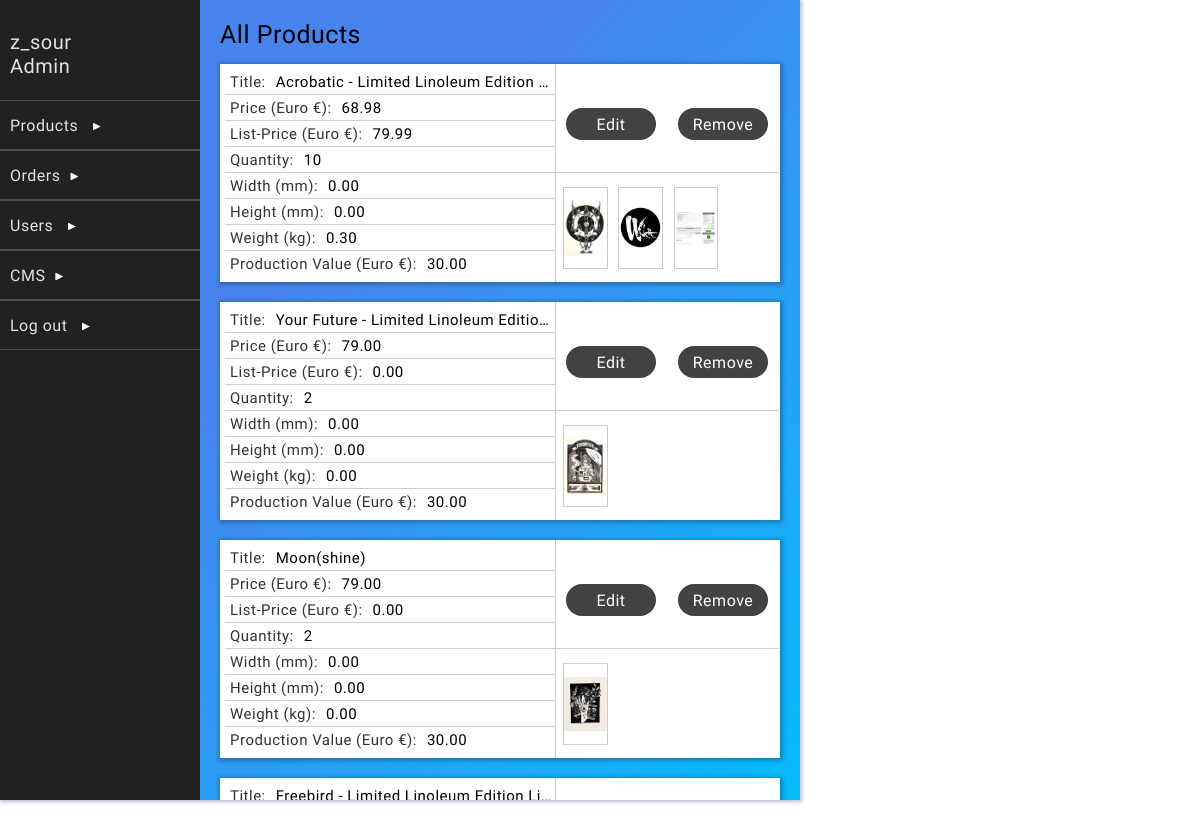
The app's page /dashboardExtensions/all-products.php (signed in) with its own data.
### tables this page shows
CREATE TABLE `users` (
  `id` int(11) NOT NULL,
  `username` varchar(20) NOT NULL,
  `password` varchar(64) NOT NULL,
  `salt` varchar(32) NOT NULL,
  `name` varchar(50) NOT NULL,
  `joined` datetime NOT NULL,
  `groups` int(11) NOT NULL
);

CREATE TABLE `products` (
  `id` int(5) NOT NULL,
  `title` varchar(255) NOT NULL,
  `price` decimal(10,2) NOT NULL,
  `list_price` decimal(10,2) NOT NULL,
  `category` int(5) NOT NULL,
  `image` text NOT NULL,
  `description` text NOT NULL,
  `archived` int(5) NOT NULL,
  `created` datetime NOT NULL,
  `updated` datetime NOT NULL,
  `width` decimal(10,2) NOT NULL,
  `height` decimal(10,2) NOT NULL,
  `weight` decimal(10,2) NOT NULL,
  `production_value` decimal(10,2) NOT NULL,
  `quantity` int(11) NOT NULL,
  `live` int(5) NOT NULL DEFAULT 1,
  `order_of_product` int(5) NOT NULL DEFAULT 0
);

### classes/Config.php (called while the page is built)
<?php
    class Config{
        public static function get($path = null){
            if($path){
                $config = $GLOBALS['config'];
                $path = explode('/', $path);
                foreach($path as $bit){
                    if(isset($config[$bit])){
                        $config = $config[$bit];
                    }
                }
                return $config;
            }
            return false;
        }
    }
?>

### classes/DB.php (called while the page is built, shortened)
<?php
    class DB{
        private static $_instance = null;
        private $_pdo,
                $_query,
                $_error = false,
                $_results,
                $_count = 0;
        private function __construct(){
            try{
                $this->_pdo = new PDO('mysql:host='. Config::get("mysql/host") .';dbname='. Config::get("mysql/db").';charset=utf8',
                Config::get("mysql/username"), Config::get("mysql/password"));
            }
            catch(PDOException $e){
                die($e->getMessage());
            }
        }
        public static function getInstance(){
            if(!isset(self::$_instance)){
                self::$_instance = new DB();
            }
            return self::$_instance;
        }
        public function query($sql, $params = []){
            if($this->_query = $this->_pdo->prepare($sql)){
                $x = 1;
                if(count($params)){
                    foreach($params as $param){
                        $this->_query->bindValue($x, $param);
                        $x++;
                    }
                }
                if($this->_query->execute()){
                    $this->_results = $this->_query->fetchAll(PDO::FETCH_OBJ);
                } else{
                    $this->_error = true;
                }
            }
            return $this;
        }
        protected function _read($table, $params = []){
            $conditionString = '';
            $bind = [];
            $order = '';
            $limit = '';
            if(isset($params['conditions'])){
                if(is_array($params['conditions'])){
                    foreach($params['conditions'] as $condition){
                        $conditionString .= ' ' .  $condition . ' AND';
                    }
                    $conditionString = trim($conditionString);
                    $conditionString = rtrim($conditionString, ' AND');
                } else{
                    $conditionString = $params['conditions'];
                }
                if($conditionString != ''){
                    $conditionString = ' WHERE ' . $conditionString;
                }
            }
            if(array_key_exists('bind', $params)){
                $bind = $params['bind'];
            }
        $sql = "SELECT * FROM {$table}{$conditionString}{$order}{$limit}";
        if(!$this->query($sql, $bind)->results()){
            return false;
        }
        return true;
        }
        public function find($table, $params = []){
            if($this->_read($table, $params)){
                return $this->results();
            }
            return false;
        }
        public function findFirst($table, $params = []){
            if($this->_read($table, $params)){
                return $this->first();
            }
            return false;
        }
        public function results(){
            return $this->_results;
        }
        public function first(){
            return (!empty($this->_results)) ? $this->_results[0] : [];
        }
    }
?>

### classes/User.php (called while the page is built, shortened)
<?php
    class User{
        private $_db,
                $_data,
                $_cookieName,
                $_sessionName,
                $_isLoggedIn;
        public function __construct($user = null){
            $this->_db = DB::getInstance();
            $this->_sessionName = Config::get('session/session_name');
            if(!$user){
                if(Session::exists($this->_sessionName)){
                    $user = Session::get($this->_sessionName);
                    if($this->find($user)){
                        $this->_isLoggedIn = true;
                    }else{
                        header("Location: dashboardExtensions/logout.php");
                    }
                }
            } else{
                $this->find($user);
            }
        }
        public function find($user = null){
            if($user){
                $field = (is_numeric($user)) ? 'id' : 'username';
                $data = $this->_db->findFirst('users', array(
                    'conditions' => $field . " = ?",
                    'bind' => [$user]
                ));
                if($data){
                    $this->_data = $data;
                    return true;
                }
            }
        }
        public function data(){
            return $this->_data;
        }
    }
?>

### classes/Session.php (called while the page is built, shortened)
<?php
    class Session{
        public static function exists($name){
            return ((isset($_SESSION[$name])) ? true : false);
        }
        public static function get($name){
            return $_SESSION[$name];
        }
    }
?>

### dashboardExtensions/all-products.php (the view, shortened to what this page needs)
<?php
    include_once("../includes/dashboardhead.php");
?>
<div class="background">
    <div class="dashboard-content" id="content">
    <?php
        include_once("dashboard-sidebar.php");
    ?>
    <div class="center-components-background">
        <div class="center-components" id="center-components">
    <div class="dashboardExtensionHeader">
        All Products
    </div>
   <div class="all-products-container">
    <?php
        $db = DB::getInstance();
        $results = $db->find('products');
        foreach($results as $product):
            $productImages = json_decode($product->image);
    ?>
        <div class="all-products-product">
            <div class="all-products-product-title"><span class="placeholder-information">Title:</span><?= $product->title; ?></div>
            <div class="all-products-product-price"><span class="placeholder-information">Price (Euro &euro;):</span><?= $product->price; ?></div>
            <div class="all-products-product-list-price"><span class="placeholder-information">List-Price (Euro &euro;):</span><?= $product->list_price; ?></div>
            <div class="all-products-product-quantity"><span class="placeholder-information">Quantity:</span><?= $product->quantity; ?></div>
            <div class="all-products-product-width"><span class="placeholder-information">Width (mm):</span><?= $product->width; ?></div>
            <div class="all-products-product-height"><span class="placeholder-information">Height (mm):</span><?= $product->height; ?></div>
            <div class="all-products-product-weight"><span class="placeholder-information">Weight (kg):</span><?= $product->weight; ?></div>
            <div class="all-products-product-production-value"><span class="placeholder-information">Production Value (Euro &euro;):</span><?= $product->production_value; ?></div>
            <div class="all-products-img-and-buttons-container">
                <div class="all-products-buttons">
                    <div class="all-products-edit" onclick="Navigation.loadComponents('edit-product.php?product_id=<?= $product->id; ?>');">
                        <div class="button-text">Edit</div>
                    </div>
                    <div class="all-products-remove" onclick="document.getElementById('remove-product-<?= $product->id; ?>').submit()">
                        <div class="button-text">Remove</div>
                    </div>
                </div>
                <div class="all-products-img-icons">
                        <?php
                            for($i = 0; $i < count($productImages); $i++):
                                $imgDimensions = getimagesize($productImages[$i]);
                                if($i < 4):
                        ?>
                                    <div class="all-products-img-icon" onclick="Modal.imgModal(<?= $imgDimensions[0] / 2; ?>, <?= $imgDimensions[1] / 2; ?>, '<?= $productImages[$i]; ?>');"
                                    style="background-image:url('<?= $productImages[$i]; ?>'")></div>
                        <?php
                            else:
                                break;
                            endif;
                            endfor;
                        ?>
                </div>
            </div>
        </div>
    <?php
        endforeach;
    ?>
   </div>
        </div>
    </div>
    </div>
    <div class="modal-background" id="modalBG" onclick="Modal.closeModal();">
    </div>
</div>

### dashboardExtensions/dashboard-sidebar.php (shortened to what this page needs)
<div class="side-bar">
            <div class="top-part">
                <div class="top-part-name"><?= $user->data()->username; ?></div>
                <div class="top-part-spec">Admin</div>
            </div>
            <div class="menu-field" id="prod-btn">
                <div class="title">Products <span class="display-arrow" id="prod-btn-arrow"></span></div>
            </div>
            <div class="menu-field" id="order-btn">
                <div class="title">Orders<span class="display-arrow" id="order-btn-arrow"></span></div>
            </div>
            <div class="menu-field" id="user-btn">
                <div class="title">Users <span class="display-arrow" id="user-btn-arrow"></span></div>
            </div>
            <div class="menu-field" id="cms-btn">
                <div class="title">CMS<span class="display-arrow" id="cms-btn-arrow"></span></div>
            </div>
            <div class="menu-field" onclick="document.location.href='logout.php';">
                <div class="title">Log out <span class="display-arrow"></span></div>
            </div>
        </div>

### public/style/dashboard.css (style rules this page uses)
* { margin: 0; padding: 0; box-sizing: border-box; }
.dashboard-content { width: 800px; height: 800px; overflow: auto; box-shadow: 1px 1px 4px 1px rgba(55, 37, 84, 0.3); background-color: white; position: relative; font-size: 0px; }
.background { width: 100vw; height: 100%; background-color: white; overflow: auto; }
.side-bar { width: 200px; height: 100%; background-color: #212121; display: inline-block; font-size: 16px; }
.top-part { width: 100%; height: 100px; cursor: default; user-select: none; padding-top: 30px; background-color: #212121; color: rgba(255, 255, 255, 0.87); }
.top-part-name { font-size: 20px; font-family: 'Big Shoulders Text', cursive; letter-spacing: 0.5px; margin-left: 10px; }
.top-part-spec { font-size: 20px; font-family: 'Big Shoulders Text', cursive; letter-spacing: 0.5px; margin-left: 10px; }
.menu-field { width: 100%; height: 50px; position: relative; border-bottom: rgba(255, 255, 255, 0.2) solid 0.3px; border-top:rgba(255, 255, 255, 0.2) solid 0.3px; background-color: #212121; user-select: none; cursor: pointer; color: rgba(255, 255, 255, 0.87); }
.title { position: absolute; top: 50%; transform: translateY(-50%); left: 10px; font-family: 'Big Shoulders Text', cursive; letter-spacing: 0.5px; }
.display-arrow { clip-path: polygon(0 0, 0% 100%, 100% 50%); width: 8px; height: 8px; background-color: white; display: inline-block; margin-left: 10px; transform: rotate(0); transition: transform 0.2s; }
.center-components { width: 100%; height: 100%; overflow-y: auto; padding: 20px; }
.center-components-background { background-color: #06bcfb; background-image: linear-gradient(315deg, #06bcfb 0%, #4884ee 74%); position: absolute; width: 600px; height: 100%; left: 200px; overflow: hidden; top: 0px; }
.dashboardExtensionHeader { width: 100%; height: auto; font-size: 25px; margin-bottom: 15px; font-family: 'Big Shoulders Text', cursive; letter-spacing: 0.5px; }
.modal-background { height: 100%; width: 100%; background-color: rgba(0, 0, 0, 0); opacity: 1; position: absolute; top: 0px; pointer-events: none; transition: background-color 0.2s; }

### public/style/all-products.css (style rules this page uses)
.all-products-container { width: 100%; }
.all-products-product { width: 100%; height: auto; background-color: white; padding: 5px; position: relative; margin-bottom: 20px; font-size: 0px; cursor: default; transition: 0.2s; box-shadow: 1px 1px 4px 2px rgba(0, 0, 0, 0.25); }
.all-products-product-title, .all-products-product-price, .all-products-product-list-price, .all-products-product-category, .all-products-product-width, .all-products-product-height, .all-products-product-quantity, .all-products-product-weight, .all-products-product-production-value { width: auto; width: 60%; height: 26px; display: inline-block; font-size: 15px; border-bottom: rgba(0, 0, 0, 0.2) solid 0.8px; font-family: 'Big Shoulders Text', cursive; letter-spacing: 0.5px; line-height: 26px; overflow: hidden; }
.all-products-product-title { text-overflow: ellipsis; white-space: nowrap; width: 60%; }
.all-products-product-production-value { border-bottom: none; }
.placeholder-information { width: auto; height: 15px; font-size: 15px; opacity: 0.8; display: inline-block; margin-right: 10px; margin-left: 5px; }
.all-products-img-and-buttons-container { display: inline-block; width: 40%; height: 100%; background-color: white; font-size: 15px; position: absolute; top: 0px; }
.all-products-buttons { width: 100%; height: 50%; border-bottom: rgba(0, 0, 0, 0.2) solid 0.8px; border-left: rgba(0, 0, 0, 0.2) solid 0.8px; user-select: none; }
.all-products-edit { width: 40%; height: 15%; display: inline-block; background-color: #424242; position: absolute; top: 20%; left: 5%; border-radius: 40px; transition: transform 0.2s; color: white; }
.all-products-remove { width: 40%; height: 15%; display: inline-block; background-color: #424242; position: absolute; top: 20%; right: 5%; border-radius: 40px; transition: transform 0.2s; color: white; }
.button-text { position: absolute; transform: translateY(-50%) translateX(-50%); top: 50%; left: 50%; font-family: 'Big Shoulders Text', cursive; letter-spacing: 0.5px; font-size: 16px; }
.all-products-img-icons { width: 100%; height: 50%; border-left: rgba(0, 0, 0, 0.2) solid 0.8px; user-select: none; }
.all-products-img-icon { height: 75%; width: 20%; border: rgba(0, 0, 0, 0.2) solid 0.8px; margin-top: 6.25%; margin-left: 3.125%; display: inline-block; cursor: zoom-in; background-size: contain; background-repeat: no-repeat; background-position: center; }

### records on screen
users: username "z_sour"
products: title "Acrobatic - Limited Linoleum Edition…", price "68.98", list_price "79.99", quantity "10", width "0.00", height "0.00", weight "0.30", production_value "30.00"
products: title "Your Future - Limited Linoleum Editio…", price "79.00", list_price "0.00", quantity "2", width "0.00", height "0.00", weight "0.00", production_value "30.00", shows a picture
products: title "Moon(shine)", price "79.00", list_price "0.00", quantity "2", width "0.00", height "0.00", weight "0.00", production_value "30.00", shows a picture
products: title "Freebird - Limited Linoleum Edition Li…"
